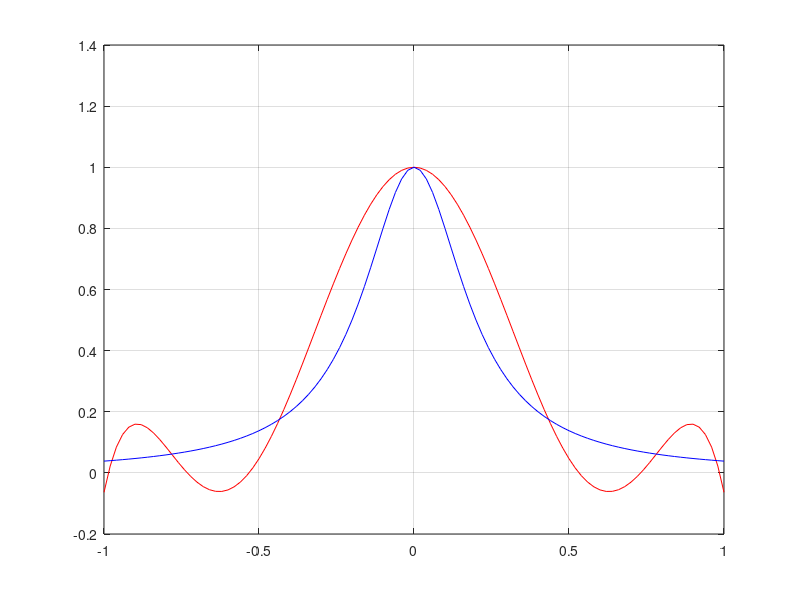
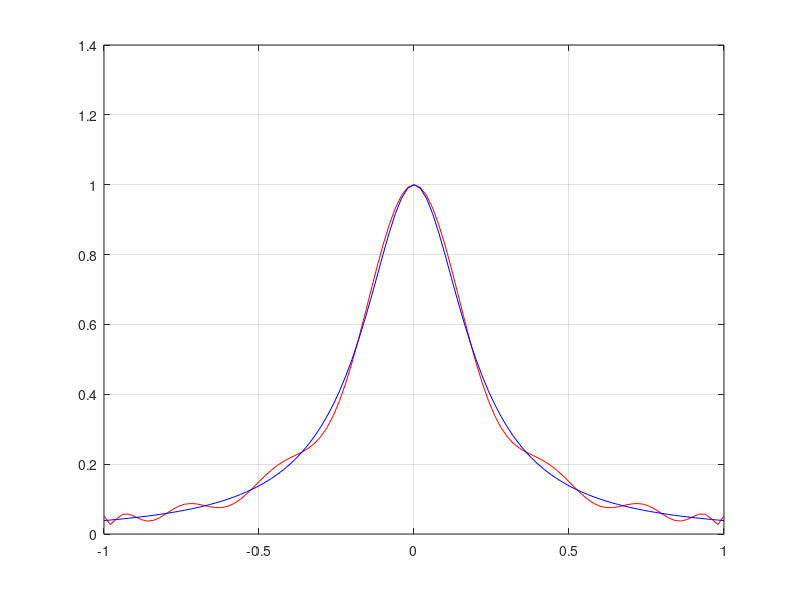

MATLAB code for these plots, in order:
function chebyshev

clear all;

% Exact Discretization z:

m = 100;  
for i = 1:m+1; 
    cr(i) = -1 + (i-1)*(2/m);
    z(i) = R(cr(i));
end

nc = 6; nf = 16;

% Low degree case:
n = nc; 
for i = 1:n+1;
    x(i) = cos((2*(i-1)+1)*pi/(2*n+2)); 
    y(i) = R(x(i)); 
end

pl = polyfit(x,y,n);
yl = polyval(pl,cr);

error_c = max(yl - z);

figure(1);
plot(cr,yl,'r',cr,z,'b')
grid on

pause(1) 

% high degree case:
n = nf;  
for i = 1:n+1; 
    x(i) = cos((2*(i-1)+1)*pi/(2*n+2)); 
    y(i) = R(x(i)); 
end

ph = polyfit(x,y,n);
yh = polyval(ph,cr);

error_f = max(yh - z);

figure(2);
plot(cr,yh,'r',cr,z,'b')
grid on

pause(2)

fprintf('\n Error at coarse and fine are '); 

fprintf('%12.18e %12.18e\n',error_c,error_f); 

fprintf('\n'); 

function rv = R(x)
rv = 1/(1+25*x^2);
%rv = exp(10*(x^2));


